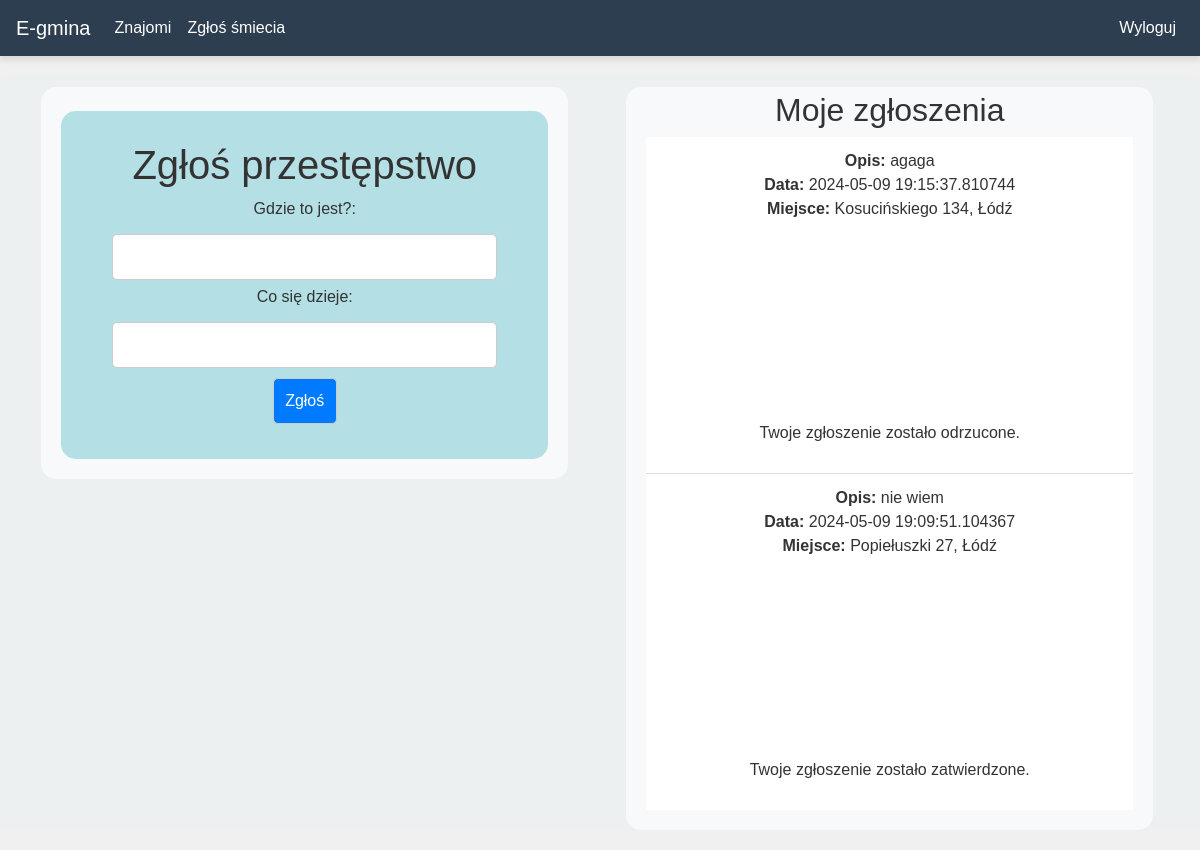
Page /report (signed in) on the earlier database version.
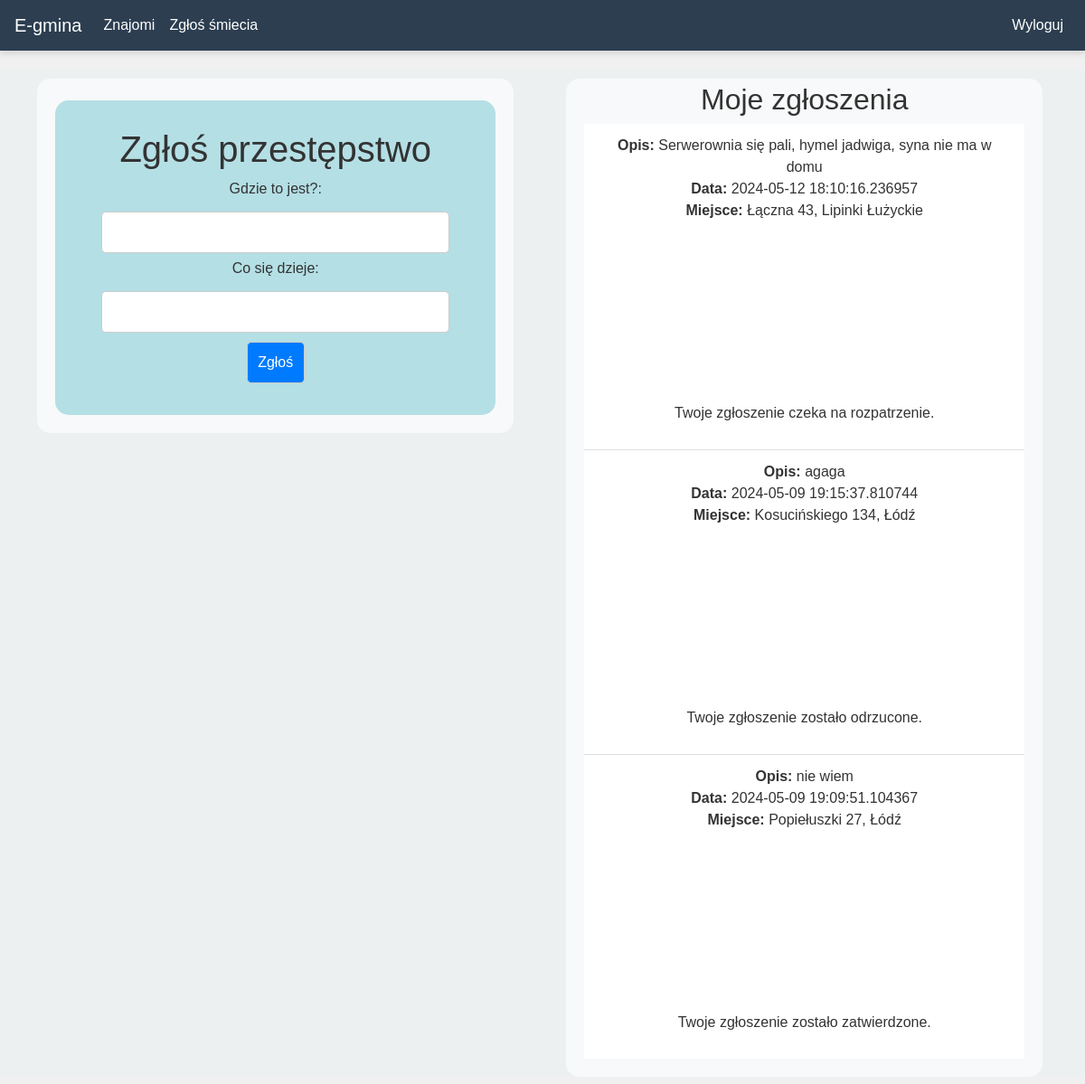
Same page on the later database version.
### website/models.py (models this page shows)
class Report(db.Model):
    id = db.Column(db.Integer, primary_key=True)
    data = db.Column(db.String(10000))
    date = db.Column(db.DateTime(timezone=True), default=func.now())
    place = db.Column(db.String(150))
    status = db.Column(db.String(50), default='pending')
    user_id = db.Column(db.Integer, db.ForeignKey('user.id'))

### website/views.py (the view, shortened to what this page needs)
@views.route("/report", methods=['GET', 'POST'])
@login_required
def report():
    user_reports = list(reversed(current_user.Reports))
    return render_template('report.html', user=current_user,user_reports=user_reports)

### website/__init__.py (called while the page is built)
def create_app():
    app = Flask(__name__, static_folder='templates/static')
    app.config['SECRET_KEY'] = 'hjshjhdjah kjshkjdhjs'
    app.config['SQLALCHEMY_DATABASE_URI'] = f'sqlite:///{DB_NAME}'
    db.init_app(app)
    from .views import views
    from .auth import auth
    app.register_blueprint(views, url_prefix='/')
    app.register_blueprint(auth, url_prefix='/')
    from .models import User, Event
    with app.app_context():
        db.create_all()
        create_admin(app)
    login_manager = LoginManager()
    login_manager.login_view = 'auth.login_user'
    login_manager.init_app(app)
    @login_manager.user_loader
    def load_user(id):
        return User.query.get(int(id))
    return app

### website/templates/report.html (shortened to what this page needs)
{% extends "base.html" %}
{% block content %}
    <div class="container">
        <div class="row">
            <div class="col-md-6">
                <div class="container1">
                    <div class="container_event">
                        <h1 align="center">Zgłoś przestępstwo</h1>
                        <body>
                            <form method="POST">
                                <label for="place">Gdzie to jest?:</label><br>
                                <input type="text" id="place" name="place" required><br>
                                <label for="data">Co się dzieje:</label><br>
                                <input type="text" id="data" name="data" required><br>
                                <button type="submit">Zgłoś</button>
                            </form>
                        </body>
                    </div>
                </div>
            </div>
            <div class="col-md-6">
                <div class="container2">
                    <div class="container_report">
                        <h2 align="center">Moje zgłoszenia</h2>
                        <ul class="list-group list-group-flush" id="Reports">
                            {% for report in user_reports %}
                                <li class="list-group-item">
                                    <strong>Opis:</strong> {{ report.data }}<br>
                                    <strong>Data:</strong> {{ report.date }}<br>
                                    <strong>Miejsce:</strong> {{ report.place }}<br>
                                    <div id="map-{{ report.id }}" style="height: 200px;"></div>
                                    {% if report.status == 'rejected' %}
                                        <p>Twoje zgłoszenie zostało odrzucone.</p>
                                    {% elif report.status == 'accepted' %}
                                        <p>Twoje zgłoszenie zostało zatwierdzone.</p>
                                    {%else%}
                                        <p>Twoje zgłoszenie czeka na rozpatrzenie.</p>
                                    {% endif %}
                                </li>
                            {% endfor %}
                        </ul>
                    </div>
                </div>
            </div>
        </div>
    </div>
{% endblock %}

### website/templates/base.html (shortened to what this page needs)
<!DOCTYPE html>
<html>
<head>
    <link rel="stylesheet" href="https://stackpath.bootstrapcdn.com/bootstrap/4.4.1/css/bootstrap.min.css">
    <link rel="stylesheet" href="https://stackpath.bootstrapcdn.com/font-awesome/4.7.0/css/font-awesome.min.css">
</head>
<body>
    <nav class="navbar navbar-expand-lg navbar-dark bg-primary">
        <a class="navbar-brand" id="home" href="/">
    E-gmina
</a>
        <div class="collapse navbar-collapse" id="navbar">
            <div class="navbar-nav mr-auto">
                {% if current_user.is_authenticated %}
                    {% if current_user.role == 'user'%}
                        <a class="nav-item nav-link" id="friends-button" href="/invite-friends">Znajomi</a>
                        <a class="nav-item nav-link" id="report-button" href='/report'>Zgłoś śmiecia</a>
                    {% endif %}
                {% else %}
                    <a class="nav-item nav-link" id="login" href="/login">Zaloguj</a>
                    <a class="nav-item nav-link" id="signUp" href="/sign-up">Zarejestruj</a>
                {% endif %}
            </div>
            <div class="navbar-nav ml-auto">
                {% if user.is_authenticated %}
                <a class="nav-item nav-link" id="logout" href="/logout">Wyloguj</a>
                {% endif %}
            </div>
        </div>
    </nav>
    <div class="container">{% block content %} {% endblock %}</div>
</body>
</html>

### website/templates/base.html (style rules this page uses)
body { background-color: #f0f0f0; color: #333; }
.navbar { background-color: #2c3e50 !important; box-shadow: 0 4px 6px rgba(0, 0, 0, 0.1); }
.navbar-brand, .navbar-nav .nav-link { color: #fff !important; }
.container { background-color: #ecf0f1; border-radius: 5px; max-width: 100%; margin: 20px auto; padding: 0 15px; }

### website/templates/report.html (style rules this page uses)
body { font-family: Arial, sans-serif; margin: 0; padding: 0; }
.container1, .container2 { background-color: #f8f9fa; color: #333333; text-align: center; padding: 20px; padding-top: 4px; border-radius: 15px; width: 95%; margin-top: 2%; margin-left: 2%; }
.container_event { position: relative; background-color: #b4dfe5; color: #333333; justify-content: center; align-items: center; border-radius: 15px; padding: 30px; margin-top: 20px; }
input[type="text"], input[type="datetime-local"], button { padding: 10px; margin: 5px; border: 1px solid #ccc; border-radius: 5px; width: 90%; box-sizing: border-box; }
button { background-color: #007bff; color: #ffffff; cursor: pointer; width:15%; }

Differences in the rows shown:
added Report: data "Serwerownia się pali, hymel jadwiga, syna nie ma w domu", date "2024-05-12 18:10:16.236957", place "Łączna 43, Lipinki Łużyckie", status "Twoje zgłoszenie czeka na rozpatrzenie."
